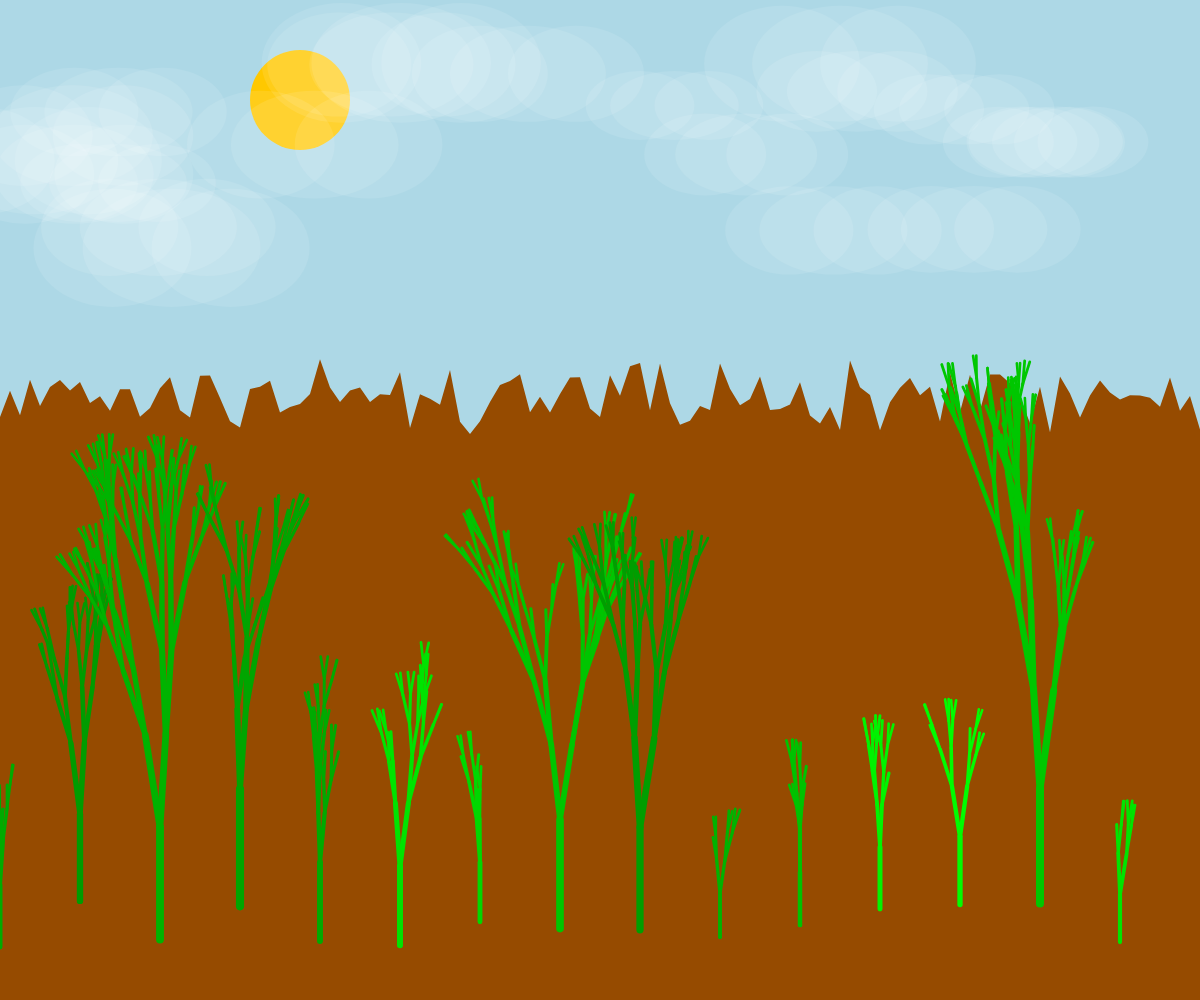
Frame 1 (no input)
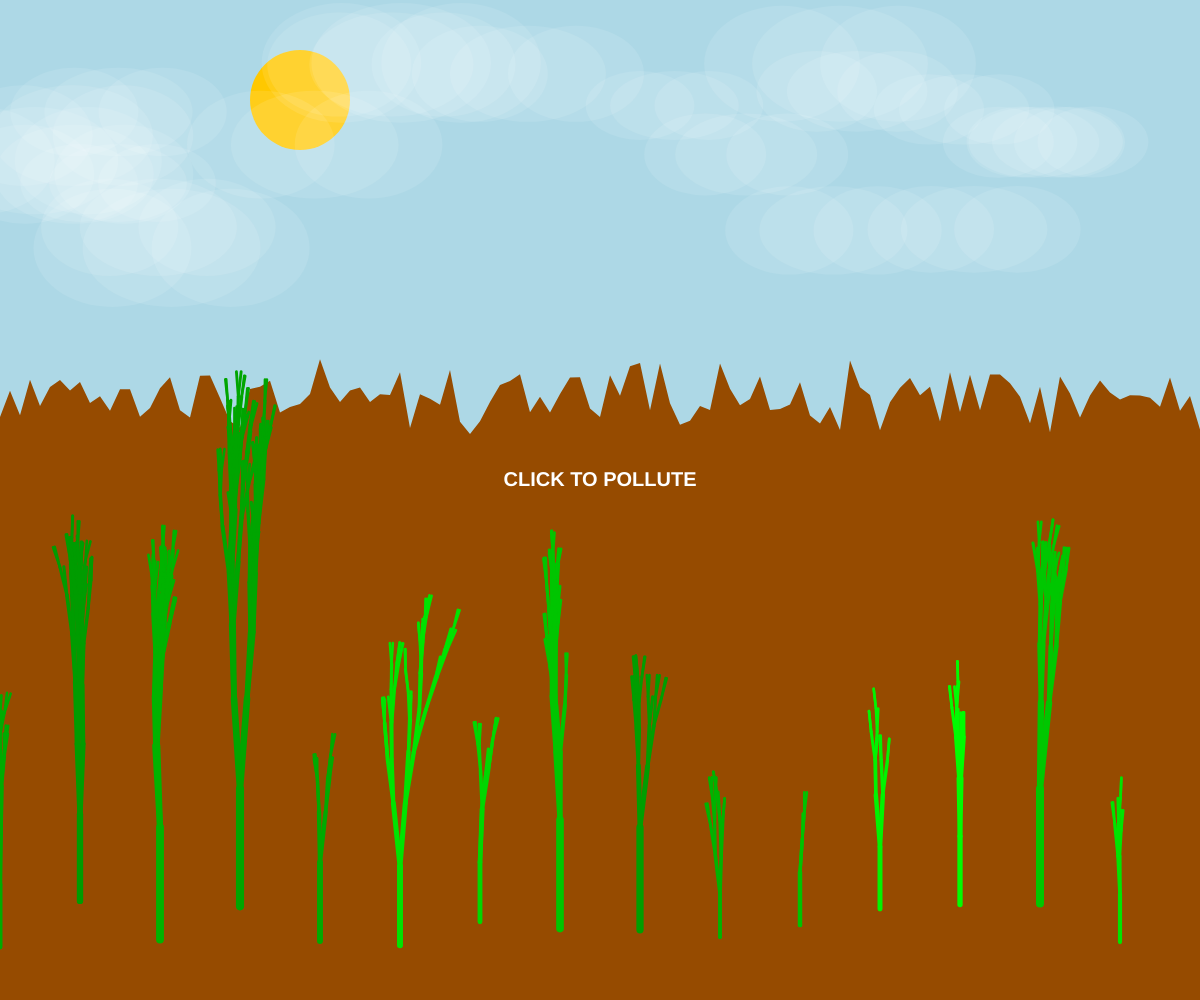
Frame 2 (the mouse pressed at the canvas centre, redrawn once)

The p5.js sketch that drew these frames (run headless with seeded random() and noise() and a simulated clock; the mouse was pressed at the canvas centre and the sketch redrawn once):

// p5.js sketch
// ── sketch.js
// Array to store cloud data
let clouds = [];
// Array to store tree data
let trees = [];
// Variable to track the level of environmental degradation
let glitchFactor = 0;
// Color variables for the start and end of background transition
let startColor, endColor, currentBgColor;
// Color variables for the sun's start and end color transition
let startSunColor, endSunColor;

function setup() {
   // Set the canvas size
    createCanvas(innerWidth, innerHeight);
  // Set the frame rate to control the speed of the loop
    frameRate(0.5);
  // Call function to initialize cloud data
    initializeClouds();
  // Call function to initialize tree data
    initializeTrees();
  // Define the start color of the background (light blue)
    startColor = color(173, 216, 230);
  // Define the end color of the background (darker)
    endColor = color(25, 20, 20);
  // Define the start color of the sun (bright red)
    startSunColor = color(255, 200, 0); 
  // Define the end color of the sun (dark red)
    endSunColor = color(10, 0, 0);
  // Set the current background color to start color
    currentBgColor = startColor;
    noLoop(); // Stop the loop and only draw when the mouse is clicked
}

function draw() {
  // Calculate the current background color based on glitch factor
    currentBgColor = lerpColor(startColor, endColor, glitchFactor / 20);
    background(currentBgColor);
    drawSun();
    drawClouds();
    drawGround();
    drawTrees();
    drawMouseText();
}

function drawMouseText() {
  // custom function to create text
    fill(255); 
    noStroke();
    textAlign(CENTER, CENTER); // Center the text around the cursor
    textStyle(BOLD);
    textSize(20); 
    // Change text based on the number of clicks
    let displayText = glitchFactor < 9 ? "CLICK TO POLLUTE" : "★★★★★★CLICK TO SAVE★★★★★★";
    text(displayText, mouseX, mouseY - 20); // Display above the cursor to avoid blocking the view
}

function initializeClouds() {
    for (let i = 0; i < 200; i++) { 
      // Create each cloud with random properties and store in the array
        let x = random(width);
        let y = random(50, 250);
        let opacity = random(20, 50); // Start with semi-transparent clouds
        let size = random(60, 120);
        let baseColor = color(255); // Start with white clouds
        clouds.push({x, y, opacity, size, baseColor});
    }
}
function drawClouds() {
  // Determine the number of active clouds based on glitch factor
    let activeClouds = Math.floor(map(glitchFactor, 0, 20, 20, 100));
    for (let i = 0; i < activeClouds; i++) {
        let cloud = clouds[i];
        cloud.active = true;
      // Apply glitch offsets to cloud positions
        let glitchOffsetX = random(-10, 10) * glitchFactor;
        let glitchOffsetY = random(-10, 10) * glitchFactor;
        
        // Set cloud color and transparency
        let darkenAmount = map(glitchFactor, 0, 20, 255, 150); // From lighter to darker
        fill(255, 255, 255, 25); // Maintain transparency by adjusting alpha
        
        noStroke();
      // Draw cloud ellipses with glitch effect
        ellipse(cloud.x + glitchOffsetX, cloud.y + glitchOffsetY, cloud.size + 60, cloud.size);
        ellipse(cloud.x + cloud.size / 2 + glitchOffsetX, cloud.y + glitchOffsetY, cloud.size + 40, cloud.size);
        ellipse(cloud.x - cloud.size / 2 + glitchOffsetX, cloud.y + glitchOffsetY, cloud.size + 40, cloud.size);
    }
}


function initializeTrees() {
  // Create each tree with random properties and store in the array
  for (let i = 0; i < width; i += 80) {
    trees.push({
      x: i,
      groundLevel: height - random(50, 100),
      treeHeight: random(40, 120),
      greenShade: random(150, 255)
    });
  }
}

function drawTrees() {
  trees.forEach(tree => {
    push();
    // Apply glitch angle and position offsets
    let glitchAngle = random(-0.1, 0.1) * glitchFactor;
    translate(tree.x + random(-5, 5) * glitchFactor, tree.groundLevel);
    rotate(glitchAngle);

    // Darken the tree color over time
    let treeDarkness = map(glitchFactor, 0, 10, tree.greenShade, 20); // Darken to a lower green value
    stroke(0, treeDarkness, 0); // Apply the darker green color
    // Draw tree branches using recursion
    branch(tree.treeHeight);
    pop();
  });
}

// Recursive function to draw branches
function branch(len) {
  let angle = noise(frameCount * 0.1) * PI/4 - PI/8; // Dynamic wind effect
  strokeWeight(map(len, 10, 150, 2, 10));
  line(0, 0, 0, -len);
  translate(0, -len);
  
  len *= random(0.6, 0.9);
  if (len > 20) {
    push();
    rotate(angle + random(-0.1, 0.1));
    branch(len);
    pop();
    
    push();
    rotate(-angle + random(-0.1, 0.1));
    branch(len);
    pop();
  }
}

function drawGround() {
  fill(150 - glitchFactor * 10, 75 - glitchFactor * 5, 0); // Brown color for the ground
  beginShape();
  for (let x = 0; x <= width; x += 10) {
    let y = map(noise(x * 0.1, glitchFactor * 0.1), 0, 1, 350, 450);
    vertex(x, y);
  }
  vertex(width, height);
  vertex(0, height);
  endShape(CLOSE);
}

function drawSun() {
  let currentSunColor = lerpColor(startSunColor, endSunColor, glitchFactor / 20);
  fill(currentSunColor);
  noStroke();
  ellipse(300, 100, 100, 100); // Fixed position for the sun
}
function mouseClicked() {
    if (glitchFactor < 9) {
        glitchFactor++; // Increment glitch factor only if less than 9
    } else {
        // Reset everything when clicked after the text changes to "CLICK TO SAVE"
        glitchFactor = 0;
        initializeClouds(); // Optionally reinitialize clouds to reset state
        initializeTrees(); // Optionally reinitialize trees to reset state
    }
    redraw(); // Redraw the scene with updated conditions
}
